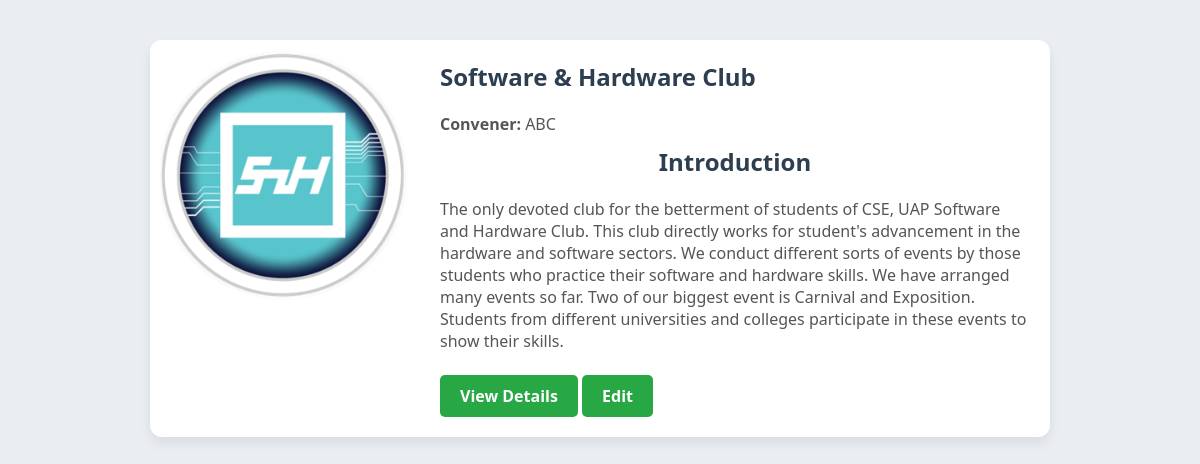
/home/club, run on an earlier commit of the app's database.
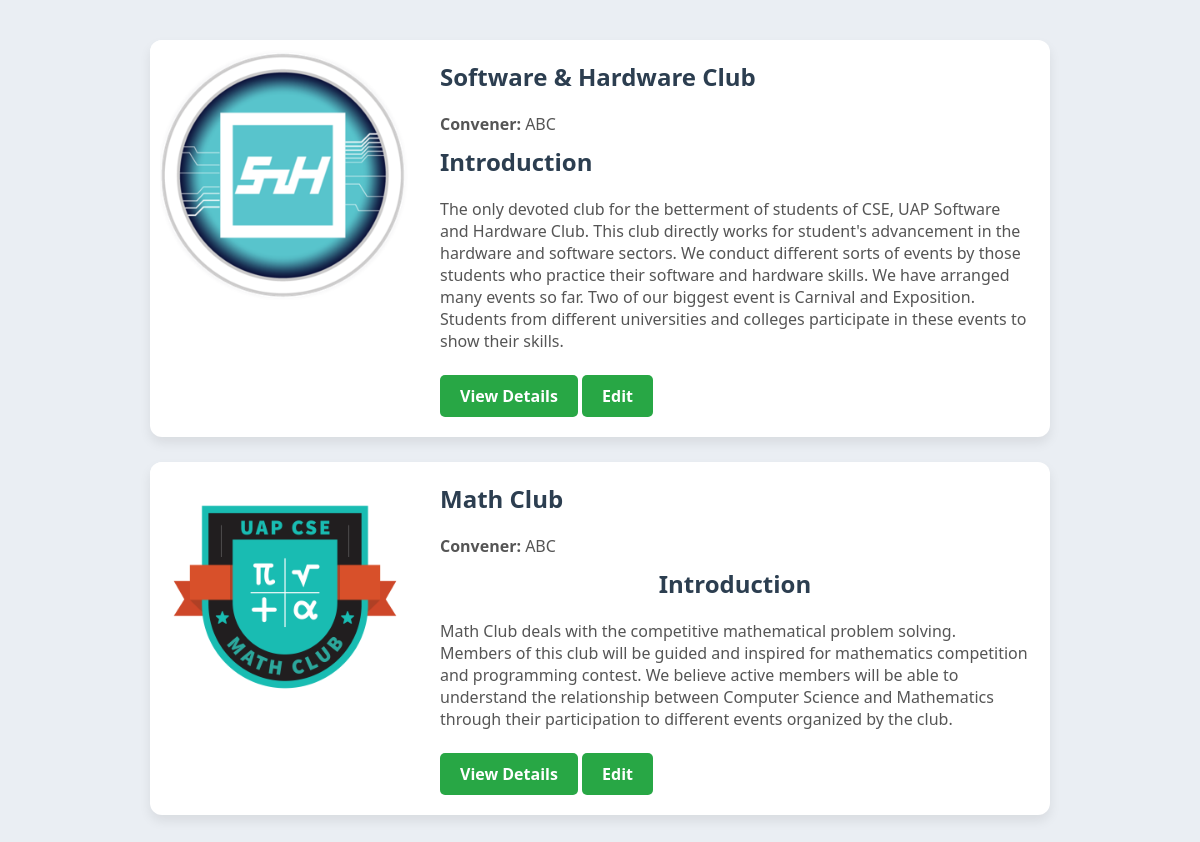
And on a later commit of the database.
### club/models.py (models this page shows, shortened)
class Club(models.Model):
    convener = models.CharField(max_length=30)
    name = models.CharField(max_length=100)
    logo = models.ImageField(upload_to='club_logos/')
    moto = models.CharField(max_length=255)
    cover_picture = models.ImageField(upload_to='club_covers/')
    description = HTMLField()
    status = models.BooleanField(default=False)

### club/views.py (the view)
# urls.py: path('club', views.clubView, name="club"),
def clubView(request):
    obj = Club.objects.all()
    return render(request,'club.html', {'form':obj})

### templates/club.html (shortened to what this page needs)
<!DOCTYPE html>
<html lang="en">
<head>
     <link rel="stylesheet" href="/static/css/club.css">
</head>
<body>
    <div class="club-container">
        {% for i in form %}
            <div class="club-card">
                <img class="club-logo" src="{{ i.logo.url }}" alt="Club Logo">
                <div class="club-info">
                    <h2>{{ i.name }}</h2>
                    <p><strong>Convener:</strong> {{ i.convener }}</p>
                    <div class="description">{{ i.description|safe }}</div>
                    <a href="{% url 'details' i.id %}">View Details</a>
                    <a href="{% url 'Club_edit' i.id %}">Edit</a>
                </div>
            </div>
        {% endfor %}
    </div>
</body>
</html>

### static/css/club.css (style rules this page uses)
body { font-family: 'Segoe UI', Tahoma, Geneva, Verdana, sans-serif; background-color: #eaeef3; margin: 0; padding: 40px; }
.club-container { display: flex; flex-direction: column; gap: 25px; max-width: 900px; margin: auto; }
.club-card { display: flex; background-color: #fff; border-radius: 12px; box-shadow: 0 6px 12px rgba(0,0,0,0.08); overflow: hidden; transition: transform 0.2s ease-in-out; }
.club-logo { width: 250px; height: 250px; object-fit: contain; background-color: #fff; padding: 10px; }
.club-info { padding: 20px; flex-grow: 1; }
.club-info h2 { margin-top: 0; color: #2c3e50; }
.club-info p { margin: 8px 0; color: #555; }
.club-info .description { margin-top: 10px; }
.club-info a { display: inline-block; margin-top: 15px; padding: 10px 20px; background-color: #28a745; color: #fff; border-radius: 5px; text-decoration: none; font-weight: bold; transition: background-color 0.3s; }

What changed in the data, as far as the page shows it:
added Club: logo (picture), name "Math Club", convener "ABC", description "Introduction Math Club deals with the competitive mathematical problem solving. Members of this club will be guided and inspired for mathematics competition and programming contest. We believe active members will be able to understand the relationship between Computer Science and Mathematics through their participation to different events organized by the club."
